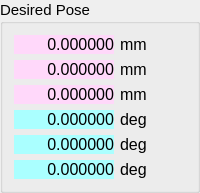
           <widget class="QGroupBox" name="groupBox_6">
            <property name="font">
             <font>
              <pointsize>11</pointsize>
              <weight>50</weight>
              <bold>false</bold>
             </font>
            </property>
            <property name="title">
             <string>Desired Pose</string>
            </property>
            <layout class="QHBoxLayout" name="horizontalLayout_4">
             <item>
              <layout class="QVBoxLayout" name="verticalLayout_31">
               <item>
                <layout class="QHBoxLayout" name="horizontalLayout_5">
                 <item>
                  <widget class="QLabel" name="label_2">
                   <property name="minimumSize">
                    <size>
                     <width>100</width>
                     <height>0</height>
                    </size>
                   </property>
                   <property name="font">
                    <font>
                     <pointsize>12</pointsize>
                    </font>
                   </property>
                   <property name="styleSheet">
                    <string notr="true">background-color: rgb(255, 216, 250);</string>
                   </property>
                   <property name="text">
                    <string>0.000000</string>
                   </property>
                   <property name="alignment">
                    <set>Qt::AlignRight|Qt::AlignTrailing|Qt::AlignVCenter</set>
                   </property>
                  </widget>
                 </item>
                 <item>
                  <widget class="QLabel" name="label_3">
                   <property name="font">
                    <font>
                     <pointsize>12</pointsize>
                     <weight>50</weight>
                     <bold>false</bold>
                    </font>
                   </property>
                   <property name="text">
                    <string>mm</string>
                   </property>
                  </widget>
                 </item>
                </layout>
               </item>
               <item>
                <layout class="QHBoxLayout" name="horizontalLayout_6">
                 <item>
                  <widget class="QLabel" name="label_74">
                   <property name="minimumSize">
                    <size>
                     <width>100</width>
                     <height>0</height>
                    </size>
                   </property>
                   <property name="font">
                    <font>
                     <pointsize>12</pointsize>
                    </font>
                   </property>
                   <property name="styleSheet">
                    <string notr="true">background-color: rgb(255, 216, 250);</string>
                   </property>
                   <property name="text">
                    <string>0.000000</string>
                   </property>
                   <property name="alignment">
                    <set>Qt::AlignRight|Qt::AlignTrailing|Qt::AlignVCenter</set>
                   </property>
                  </widget>
                 </item>
                 <item>
                  <widget class="QLabel" name="label_5">
                   <property name="font">
                    <font>
                     <pointsize>12</pointsize>
                     <weight>50</weight>
                     <bold>false</bold>
                    </font>
                   </property>
                   <property name="text">
                    <string>mm</string>
                   </property>
                  </widget>
                 </item>
                </layout>
               </item>
               <item>
                <layout class="QHBoxLayout" name="horizontalLayout_7">
                 <item>
                  <widget class="QLabel" name="label_75">
                   <property name="minimumSize">
                    <size>
                     <width>100</width>
                     <height>0</height>
                    </size>
                   </property>
                   <property name="font">
                    <font>
                     <pointsize>12</pointsize>
                    </font>
                   </property>
                   <property name="styleSheet">
                    <string notr="true">background-color: rgb(255, 216, 250);</string>
                   </property>
                   <property name="text">
                    <string>0.000000</string>
                   </property>
                   <property name="alignment">
                    <set>Qt::AlignRight|Qt::AlignTrailing|Qt::AlignVCenter</set>
                   </property>
                  </widget>
                 </item>
                 <item>
                  <widget class="QLabel" name="label_6">
                   <property name="font">
                    <font>
                     <pointsize>12</pointsize>
                     <weight>50</weight>
                     <bold>false</bold>
                    </font>
                   </property>
                   <property name="text">
                    <string>mm</string>
                   </property>
                  </widget>
                 </item>
                </layout>
               </item>
               <item>
                <layout class="QHBoxLayout" name="horizontalLayout_12">
                 <item>
                  <widget class="QLabel" name="label_76">
                   <property name="minimumSize">
                    <size>
                     <width>100</width>
                     <height>0</height>
                    </size>
                   </property>
                   <property name="font">
                    <font>
                     <pointsize>12</pointsize>
                    </font>
                   </property>
                   <property name="styleSheet">
                    <string notr="true">background-color: rgb(170, 255, 255);</string>
                   </property>
                   <property name="text">
                    <string>0.000000</string>
                   </property>
                   <property name="alignment">
                    <set>Qt::AlignRight|Qt::AlignTrailing|Qt::AlignVCenter</set>
                   </property>
                  </widget>
                 </item>
                 <item>
                  <widget class="QLabel" name="label_8">
                   <property name="font">
                    <font>
                     <pointsize>12</pointsize>
                     <weight>50</weight>
                     <bold>false</bold>
                    </font>
                   </property>
                   <property name="text">
                    <string>deg</string>
                   </property>
                  </widget>
                 </item>
                </layout>
               </item>
               <item>
                <layout class="QHBoxLayout" name="horizontalLayout_13">
                 <item>
                  <widget class="QLabel" name="label_77">
                   <property name="minimumSize">
                    <size>
                     <width>100</width>
                     <height>0</height>
                    </size>
                   </property>
                   <property name="font">
                    <font>
                     <pointsize>12</pointsize>
                    </font>
                   </property>
                   <property name="styleSheet">
                    <string notr="true">background-color: rgb(170, 255, 255);</string>
                   </property>
                   <property name="text">
                    <string>0.000000</string>
                   </property>
                   <property name="alignment">
                    <set>Qt::AlignRight|Qt::AlignTrailing|Qt::AlignVCenter</set>
                   </property>
                  </widget>
                 </item>
                 <item>
                  <widget class="QLabel" name="label_7">
                   <property name="font">
                    <font>
                     <pointsize>12</pointsize>
                     <weight>50</weight>
                     <bold>false</bold>
                    </font>
                   </property>
                   <property name="text">
                    <string>deg</string>
                   </property>
                  </widget>
                 </item>
                </layout>
               </item>
               <item>
                <layout class="QHBoxLayout" name="horizontalLayout_20">
                 <item>
                  <widget class="QLabel" name="label_78">
                   <property name="minimumSize">
                    <size>
                     <width>100</width>
                     <height>0</height>
                    </size>
                   </property>
                   <property name="font">
                    <font>
                     <pointsize>12</pointsize>
                    </font>
                   </property>
                   <property name="styleSheet">
                    <string notr="true">background-color: rgb(170, 255, 255);</string>
                   </property>
                   <property name="text">
                    <string>0.000000</string>
                   </property>
                   <property name="alignment">
                    <set>Qt::AlignRight|Qt::AlignTrailing|Qt::AlignVCenter</set>
                   </property>
                  </widget>
                 </item>
                 <item>
                  <widget class="QLabel" name="label_9">
                   <property name="font">
                    <font>
                     <pointsize>12</pointsize>
                     <weight>50</weight>
                     <bold>false</bold>
                    </font>
                   </property>
                   <property name="text">
                    <string>deg</string>
                   </property>
                  </widget>
                 </item>
                </layout>
               </item>
              </layout>
             </item>
            </layout>
           </widget>
